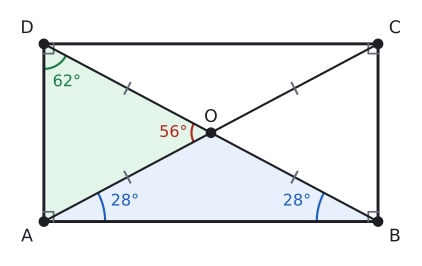

Write Python code to recreate this figure.
import sys; sys.path.insert(0, "tools")
from cizim import *

P = lambda x, y: np.array([float(x), float(y)])
uz = lambda U, V: round(float(np.linalg.norm(U - V)), 4)
def acisi(K, U, V):
    u, v = U - K, V - K
    return round(float(np.degrees(np.arccos(np.dot(u, v) / np.linalg.norm(u) / np.linalg.norm(v)))), 3)
def birim(U, V):
    t = (V - U) / np.linalg.norm(V - U); return t, np.array([-t[1], t[0]])
def ayak(Q, U, V):
    t, _ = birim(U, V); return U + np.dot(Q - U, t) * t
def yansit(Q, U, V):
    return 2 * ayak(Q, U, V) - Q
def kesisim(U1, V1, U2, V2):
    M = np.array([V1 - U1, U2 - V2]).T; s = np.linalg.solve(M, U2 - U1); return U1 + s[0] * (V1 - U1)
def cetik(U, V, n=1, renk=SOLUK, f=0.5):
    M = U + f * (V - U); t, m = birim(U, V)
    for i in range(n):
        c = M + (i - (n - 1) / 2) * 0.2 * S * t
        ax.plot(*zip(c - 0.22 * S * m, c + 0.22 * S * m), color=renk, lw=1.5)
def olcu(U, V, metin, d=0.5, renk=YAZI, fs=13, f=0.5):
    """[UV] üzerinde f oranındaki noktaya, U->V yönünün soluna d*S uzağa yazı (d < 0: sağına)."""
    M = U + f * (V - U); _, m = birim(U, V)
    ax.text(*(M + d * S * m), metin, ha="center", va="center", color=renk, fontsize=fs)
def dik_isareti(K, U, V, r=0.4):
    a_ = (U - K) / np.linalg.norm(U - K) * r * S; b_ = (V - K) / np.linalg.norm(V - K) * r * S
    ax.plot(*zip(K + a_, K + a_ + b_, K + b_), color=SOLUK, lw=1.3)
def harf(Q, metin, dx, dy, renk=YAZI, fs=13):
    ax.text(Q[0] + dx * S, Q[1] + dy * S, metin, ha="center", va="center", color=renk, fontsize=fs)
def cizgi(U, V, renk=YAZI, lw=2.2, ls="-"):
    ax.plot(*zip(U, V), color=renk, lw=lw, ls=ls)
def boya(noktalar, renk):
    ax.add_patch(patches.Polygon(noktalar, closed=True, facecolor=renk, edgecolor="none"))
def yay(K, U, V, r=0.8, renk=MAVI, n=1):
    for i in range(n): aci(ax, K, U, V, r=(r + 0.18 * i) * S, renk=renk)
def yay_yazi(K, U, V, metin, d=1.4, renk=MAVI, fs=12):
    """K köşesindeki U-K-V açısının ortasından d*S uzağa yazı."""
    u = (U - K) / np.linalg.norm(U - K); v = (V - K) / np.linalg.norm(V - K); o = (u + v) / np.linalg.norm(u + v)
    ax.text(*(K + d * S * o), metin, ha="center", va="center", color=renk, fontsize=fs)
def basla(xmin, xmax, ymin, ymax, en=5.5):
    global fig, ax
    fig, ax = sekil(en, en * (ymax - ymin) / (xmax - xmin))
    ax.set_aspect("equal"); ax.axis("off"); ax.set_xlim(xmin, xmax); ax.set_ylim(ymin, ymax)
def dortgen(A, B, C, D, dolgu=None):
    if dolgu: boya([A, B, C, D], dolgu)
    ax.plot(*zip(A, B, C, D, A), color=YAZI)
    for Q in (A, B, C, D): nokta(ax, *Q, "")
def koseler(A, B, C, D, d=0.55):
    O = (A + B + C + D) / 4
    for Q, ad in ((A, "A"), (B, "B"), (C, "C"), (D, "D")):
        y = (Q - O) / np.linalg.norm(Q - O); harf(Q, ad, d * np.sign(y[0]) * 1.1, d * np.sign(y[1]))
def dikdortgen(a, b):
    """A orijinde, [AB] yatay: A, B, C, D."""
    return P(0, 0), P(a, 0), P(a, b), P(0, b)
def dik_koseler(A, B, C, D, r=0.4):
    dik_isareti(A, B, D, r); dik_isareti(B, C, A, r); dik_isareti(C, D, B, r); dik_isareti(D, A, C, r)
def cerceve(noktalar, kenar=1.2):
    xs = [q[0] for q in noktalar]; ys = [q[1] for q in noktalar]
    return min(xs) - kenar * S, max(xs) + kenar * S, min(ys) - kenar * S, max(ys) + kenar * S

# Örnek 2: m(BAC) = 28° -> m(ABD) = 28°, m(AOB) = 124°, m(AOD) = 56°, m(ADB) = 62°.
a = 12; b = a * np.tan(np.radians(28))
A, B, C, D = dikdortgen(a, b); O = (A + C) / 2
S = 1.0
print("BAC", acisi(A, B, C), "ABD", acisi(B, A, D), "AOB", acisi(O, A, B), "AOD", acisi(O, A, D), "ADB", acisi(D, A, B), "OA", uz(O, A), "OB", uz(O, B))
basla(*cerceve([A, B, C, D], 1.3), en=5.5)
boya([A, O, B], MAVI_ACIK); boya([A, O, D], YESIL_ACIK)
dortgen(A, B, C, D); koseler(A, B, C, D); dik_koseler(A, B, C, D, 0.35)
cizgi(A, C, YAZI, 1.6); cizgi(B, D, YAZI, 1.6)
nokta(ax, *O, ""); harf(O, "O", 0, 0.55)
for U in (A, B, C, D): cetik(O, U, 1, SOLUK)
yay(A, B, C, 2.2, MAVI); yay_yazi(A, B, C, "28°", 3.0, MAVI)
yay(B, D, A, 2.2, MAVI); yay_yazi(B, D, A, "28°", 3.0, MAVI)
yay(O, A, D, 0.7, KIRMIZI); yay_yazi(O, A, D, "56°", 1.35, KIRMIZI)
yay(D, A, B, 0.9, YESIL); yay_yazi(D, A, B, "62°", 1.6, YESIL)
kaydet(fig, __file__)
